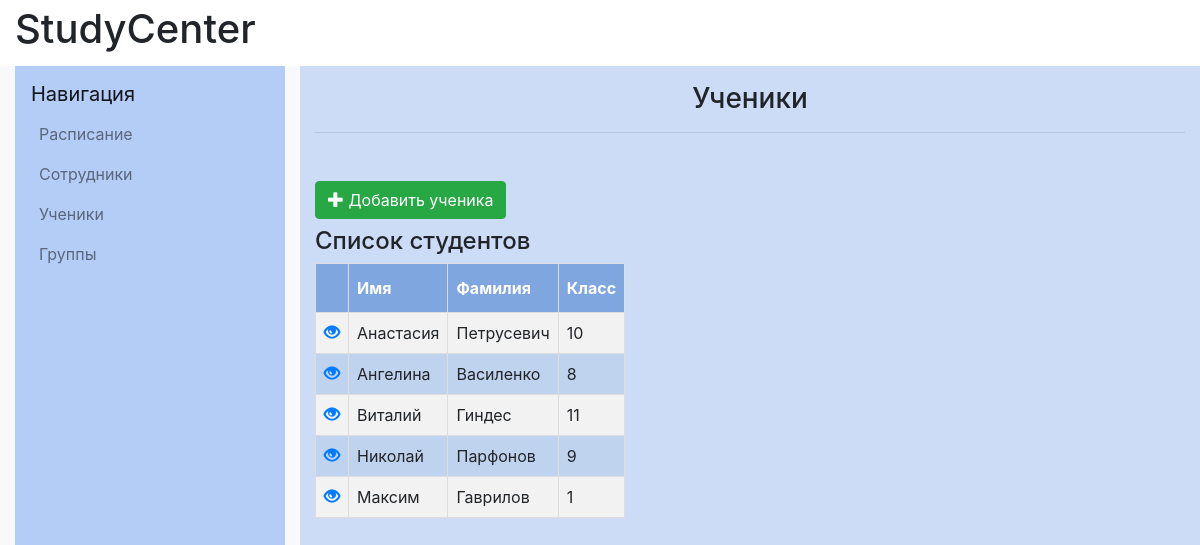
The page /students/ on the database its author committed.
### catalog/models.py (models this page shows)
class Student(models.Model):
    firstname=models.CharField(max_length=20, verbose_name="Имя")
    lastname=models.CharField(max_length=20, verbose_name="Фамилия")
    fathername=models.CharField(max_length=20, verbose_name="Отчество")
    date_of_birth=models.DateField(verbose_name="Дата рождения")
    grade=models.IntegerField(validators=[
            MaxValueValidator(11),
            MinValueValidator(1)
        ], verbose_name="Класс")
    phone_number=models.CharField(max_length=11,validators=[MinLengthValidator(11)], verbose_name="Номер телефона")
    email=models.EmailField(verbose_name="E-mail")
    objects=models.Manager()
    DoesNotExist = models.Manager
    def __str__(self):
        return f"{self.lastname} {self.firstname}"
    __str__.short_description = 'Ученик'

### catalog/views.py (the view)
# urls.py: path('students/', views.students, name='students'),
def students(request):
    students= Student.objects.all()
    return render(request, "student/students.html", {"students": students})

### catalog/templates/student/students.html (shortened to what this page needs)
{% extends "base_generic.html" %}
{% block content%}
            <div class="col-md-8 col-lg-9 content-container" style="background-color: #ccdbf6">
                <h1 class="h3 text-center mt-3">Ученики</h1>
                <hr class="mb-5">
                <section >
                    <a class="btn btn-success" href="{% url 'student_new' %}" class="top-menu"><span class="glyphicon glyphicon-plus"></span> Добавить ученика</a>
                    <h4>Список студентов</h4>
                    <table id="mytable">
                        <tr>
                            <th></th>
                            <th>Имя</th>
                            <th>Фамилия</th>
                            <th>Класс</th>
                        </tr>
                        {% for student in students %}
                        <tr><td><a href="{% url 'student_detail' pk=student.pk %}" class="top-menu"><span class="glyphicon glyphicon-eye-open"></span></a></td>
                            <td>{{ student.firstname }}</td>
                            <td>{{ student.lastname }}</td>
                            <td>{{ student.grade }}</td></tr>
                        {% endfor %}
                    </table>
                </section>
            </div>
{% endblock content %}

### catalog/templates/base_generic.html (style rules this page uses)
#mytable td, #mytable th { border: 1px solid #ddd; padding: 8px; }
#mytable tr:nth-child(even) { background-color: #f2f2f2; }
#mytable tr:nth-child(odd) { background-color: #c0d3ee; }
#mytable th { padding-top: 12px; padding-bottom: 12px; text-align: left; background-color: #80a6e0; color: white; }

### rows shown on the page
Student: firstname "Анастасия", lastname "Петрусевич", grade "10"
Student: firstname "Ангелина", lastname "Василенко", grade "8"
Student: firstname "Виталий", lastname "Гиндес", grade "11"
Student: firstname "Николай", lastname "Парфонов", grade "9"
Student: firstname "Максим", lastname "Гаврилов", grade "1"
